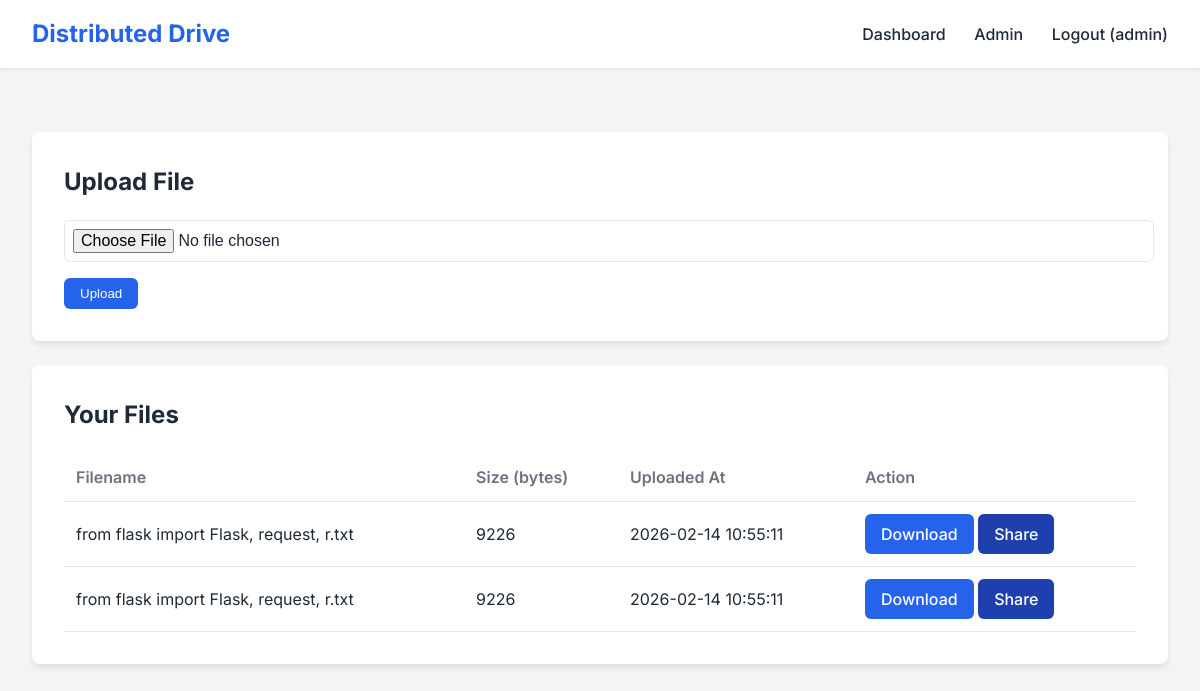
The page /dashboard (signed in) on the database as committed earlier.
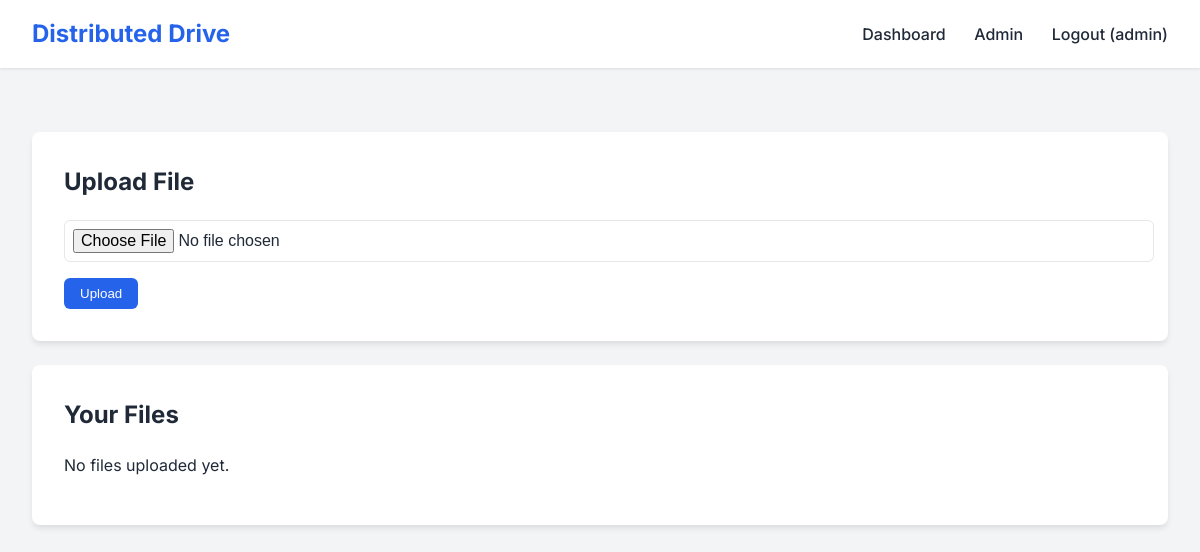
The same page on the database as committed later.
### tables this page shows
CREATE TABLE files (
                id INTEGER PRIMARY KEY AUTOINCREMENT,
                filename TEXT NOT NULL,
                user_id INTEGER NOT NULL,
                size INTEGER NOT NULL,
                uploaded_at TIMESTAMP DEFAULT CURRENT_TIMESTAMP,
                FOREIGN KEY (user_id) REFERENCES users (id)
            );

### app.py (the view)
@app.route('/dashboard')
def dashboard():
    if 'user_id' not in session:
        return redirect(url_for('login'))
    conn = get_db_connection()
    files = conn.execute('SELECT * FROM files WHERE user_id = ?', (session['user_id'],)).fetchall()
    nodes = conn.execute('SELECT * FROM storage_nodes').fetchall()
    conn.close()
    return render_template('dashboard.html', files=files, nodes=nodes, user=session)

### models.py (called while the page is built)
def get_db_connection():
    conn = sqlite3.connect(DB_PATH, timeout=10) # Increase timeout
    conn.row_factory = sqlite3.Row
    conn.execute('PRAGMA journal_mode=WAL;') # Enable WAL mode for concurrency
    return conn

### templates/dashboard.html
{% extends 'base.html' %}
{% block content %}
<div class="card">
    <h2>Upload File</h2>
    <form action="{{ url_for('upload_file') }}" method="POST" enctype="multipart/form-data">
        <input type="file" name="file" required class="form-group">
        <button type="submit" class="btn">Upload</button>
    </form>
</div>
<div class="card">
    <h2>Your Files</h2>
    {% if files %}
    <table>
        <thead>
            <tr>
                <th>Filename</th>
                <th>Size (bytes)</th>
                <th>Uploaded At</th>
                <th>Action</th>
            </tr>
        </thead>
        <tbody>
            {% for file in files %}
            <tr>
                <td>{{ file.filename }}</td>
                <td>{{ file.size }}</td>
                <td>{{ file.uploaded_at }}</td>
                <td>
                    <a href="{{ url_for('download_file_route', file_id=file.id) }}" class="btn">Download</a>
                    <a href="{{ url_for('share_file', file_id=file.id) }}" class="btn"
                        style="background-color: var(--secondary-color);">Share</a>
                </td>
            </tr>
            {% endfor %}
        </tbody>
    </table>
    {% else %}
    <p>No files uploaded yet.</p>
    {% endif %}
</div>
{% endblock %}

Rows that differ between the two databases and show on the page:
removed files: filename "from flask import Flask, request, r.txt", size "9226", uploaded_at "2026-02-14 10:55:11"
removed files: filename "from flask import Flask, request, r.txt", size "9226", uploaded_at "2026-02-14 10:55:11"
Other text that changed with them:
text no longer shown: "Filename Size (bytes) Uploaded At Action"
text now shown: "No files uploaded yet."
